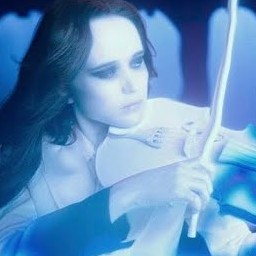
#> input picture data/Vanya.jpg, 256 x 256 px
$ jupyter execute --allow-errors Lesson6.ipynb
#> lines starting #> are read from the running program, lines starting #| are printed output that depends on the picture; after the words box and inside, x2 and y2 are one past the last pixel; in counts of white or black regions, pixels touching at a corner belong together
# Компьютерное зрение
### Часть 2

# Шумы на изображении

[cell 1]
import cv2
import numpy as np
import matplotlib.pyplot as plt

image = cv2.imread('./data/Vanya.jpg', 0)
#> image: shape (256, 256); min 9, max 247, mean 137.5
plt.figure(figsize=(6, 6))
plt.imshow(image, cmap='gray')
plt.show()

### Нормальный (гаусcовый) шум

[cell 2]
def gauss_noise(image):
    row, col = image.shape
#> row = 256; col = 256

    mean = 0
    disp = 0.1
    sigma = disp**0.5
    gauss = np.random.normal(mean, sigma, (row, col)) * 16
    gauss = gauss.reshape(row, col)
    noisy = image + gauss

    return noisy.astype(np.uint8)

[cell 3]
noised = gauss_noise(image)
plt.figure(figsize=(6, 6))
plt.imshow(noised, cmap='gray')
plt.show()

#### Удаление шума

[cell 4]
# Размытие (blur)
# Среднее значение окружающих пикселей
img_blur_3 = cv2.blur(image, (3, 3))
img_blur_7 = cv2.blur(image, (7, 7))
img_blur_11 = cv2.blur(image, (11, 11))

[cell 5]
# Гауссово размытие
blured = cv2.GaussianBlur(noised, (3, 3), 3) # третий аргумент стандартное отклонение ядра Гаусса
plt.figure(figsize=(6, 6))
plt.imshow(blured, cmap='gray')
plt.show()

### Шум Соль и перец

[cell 6]
def salt_and_pepper_noise(image, s_vs_p=0.5, amount=0.004):
#> called with s_vs_p = 0.5, amount = 0.004
    row, col = image.shape
#> row = 256; col = 256
    out = np.copy(image)
    # Salt mode
    num_salt = np.ceil(amount * image.size * s_vs_p)
#> num_salt = 132
    coords = [np.random.randint(0, i - 1, int(num_salt)) for i in image.shape]
    out[tuple(coords)] = 255
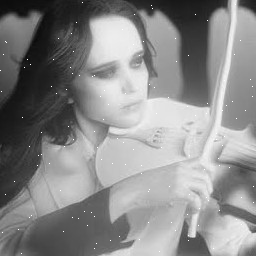
#> out: shape (256, 256); min 9, max 255, mean 137.7

    # Pepper mode
    num_pepper = np.ceil(amount* image.size * (1. - s_vs_p))
#> num_pepper = 132
    coords = [np.random.randint(0, i - 1, int(num_pepper)) for i in image.shape]
    out[tuple(coords)] = 0
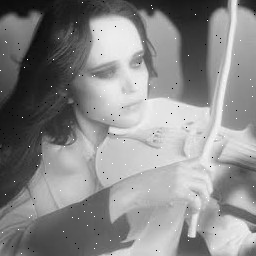
#> out: shape (256, 256); 0.2% of pixels changed, all inside (x1, y1, x2, y2) = (0, 1, 255, 255)
    return out

[cell 7]
noised = salt_and_pepper_noise(image)
plt.figure(figsize=(6, 6))
plt.imshow(noised, cmap='gray')
plt.show()

#### Удаление шума

[cell 8]
# Гауссово размытие
blured = cv2.GaussianBlur(noised, (3, 3), 3)
plt.figure(figsize=(6, 6))
plt.imshow(blured, cmap='gray')
plt.show()

[cell 9]
# Медианный фильтр
blured = cv2.medianBlur(noised, 3)
plt.figure(figsize=(6, 6))
plt.imshow(blured, cmap='gray')
plt.show()

# Детектор границ Канни (Canny)

Края(границы) — это такие кривые на изображении, вдоль которых происходит резкое изменение яркости или других видов неоднородностей.

Проще говоря, край — это резкий переход/изменение яркости.
Причины возникновения краёв:
* изменение освещенности
* изменение цвета
* изменение глубины сцены (ориентации поверхности)

Самым популярным методом выделения границ является детектор границ Кенни.

Хотя работа Кенни была проведена на заре компьютерного зрения (1986), детектор границ Кенни до сих пор является одним из лучших детекторов.

Шаги детектора:
* Убрать шум и лишние детали из изображения
* Рассчитать градиент изображения
* Сделать края тонкими (edge thinning)
* Связать края в контура (edge linking)

Границы на изображении могут находиться в различных направлениях, поэтому алгоритм Кенни использует четыре фильтра для выявления горизонтальных, вертикальных и диагональных границ. Воспользовавшись оператором обнаружения границ (например, оператором Собеля) получается значение для первой производной в горизонтальном направлении (Gу) и вертикальном направлении (Gx).
Из этого градиента можно получить угол направления границы:

    Q=arctan(Gx/Gy)

Угол направления границы округляется до одной из четырех углов, представляющих вертикаль, горизонталь и две диагонали (например, 0, 45, 90 и 135 градусов).
Затем идет проверка того, достигает ли величина градиента локального максимума в соответствующем направлении.

* если угол направления градиента равен нулю, точка будет считаться границей, если её интенсивность больше чем у точки выше и ниже рассматриваемой точки,
* если угол направления градиента равен 90 градусам, точка будет считаться границей, если её интенсивность больше чем у точки слева и справа рассматриваемой точки,
* если угол направления градиента равен 135 градусам, точка будет считаться границей, если её интенсивность больше чем у точек находящихся в верхнем левом и нижнем правом углу от рассматриваемой точки
* если угол направления градиента равен 45 градусам, точка будет считаться границей, если её интенсивность больше чем у точек находящихся в верхнем правом и нижнем левом углу от рассматриваемой точки.

[cell 10]
blured = cv2.GaussianBlur(image, (3, 3), 3)
edges_orig = cv2.Canny(image, 10, 200)
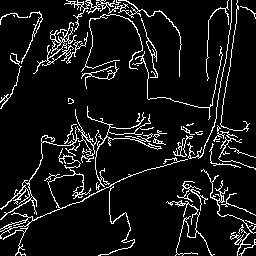
#> edges_orig: shape (256, 256); 8.8% white in thin lines or dots
edges_blur = cv2.Canny(blured, 10, 200)
#> edges_blur: shape (256, 256); 4.5% white in thin lines or dots

plt.figure(figsize=(8, 4))
plt.subplot(1, 2, 1)
plt.imshow(edges_orig, cmap='gray')
plt.subplot(1, 2, 2)
plt.imshow(edges_blur, cmap='gray')
plt.show()

# Аугментация данных

**Аугментация данных** (data augmentation) – это методика создания дополнительных обучающих данных из имеющихся данных. Для достижения хороших результатов глубокие сети должны обучаться на очень большом объеме данных. Следовательно, если исходный обучающий набор содержит ограниченное количество изображений, необходимо выполнить аугментацию, чтобы улучшить результаты модели.

Можно использовать следующие искажения:
* Геометрические (афинные, проективные, ...);
* Яркостные/цветовые;
* Замена фона;
* Искажения, характерные для решаемой задачи: блики, шумы, размытие и т. д.

[cell 11]
image = cv2.imread('./data/Vanya.jpg')[..., ::-1]
#> image: shape (256, 256, 3)
plt.imshow(image)
plt.show()

[cell 12]
### Отражение
plt.figure(figsize=(8, 4))
plt.subplot(1, 2, 1)
plt.imshow(image[::-1])
plt.subplot(1, 2, 2)
plt.imshow(cv2.flip(image, 1))
plt.show()
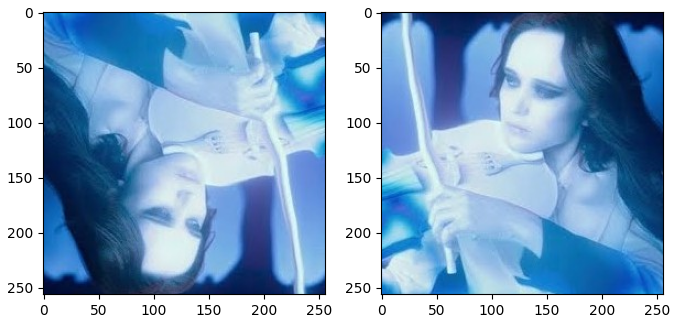
#> figure drawn by matplotlib, 2 panels

[cell 13]
### Изменение размера
result = cv2.resize(image, (256, 128))
plt.imshow(result)
plt.show()

[cell 14]
### Поворот
rot_mat = cv2.getRotationMatrix2D((128, 128), 30, 1.0)
                                 #(center, angle, resize)
result =  cv2.warpAffine(image, rot_mat, (256, 256), flags=cv2.INTER_LINEAR)
#> result: shape (256, 256, 3)
plt.imshow(result)
plt.show()

[cell 15]
# [[cos(a),  sin(a)]
#  [-sin(a), cos(a)]]
rot_mat

[cell 16]
# Случайное образание
np.random.seed(43)
bbox = np.random.randint(0, 128, size=4)  # x, y, w, h
result = image[bbox[1]:bbox[1]+bbox[3], bbox[0]:bbox[0]+bbox[2]]
#> result: shape (49, 127, 3)
plt.imshow(result)
plt.show()

[cell 17]
# Сдвиг по каналам
np.random.seed(42)
rgb_shift = np.random.randint(-128, 128, size=3)
result = image.astype(np.int32) + rgb_shift  # Зачем переводим в np.int32?
#> result: shape (256, 256, 3) int64
result = np.clip(result, 0, 255).astype(np.uint8)  # Обрезаем значения до диапазона 0 - 255
plt.imshow(result)
plt.show()

[cell 18]
print("opencv addition: {}".format(cv2.add(np.uint8([250]),
                                            np.uint8([30]))))
print("opencv subtract: {}".format(cv2.subtract(np.uint8([70]),
                                                np.uint8([100]))))
print("numpy addition: {}".format(np.uint8([250]) + np.uint8([30])))
print("numpy subtract: {}".format(np.uint8([70]) - np.uint8([71])))

[cell 19]
# Изменение яркости, контрастности
alpha, betta = 0.5, 50
result = alpha*image.astype(np.int32) + betta
result = np.clip(result, 0, 255).astype(np.uint8)
plt.imshow(result)
plt.show()

# Сравнение изображений

Задача:
    **Имеются 2 изображения, содержащие объекты. Определить, содержат ли изображения одинаковые объекты?**

## Прямое сопоставление (корреляция)

$$
R(x, y) = {{\sum_{x', y'}T(x', y')*I(x+x', y+y')} \over \sqrt{\sum_{x', y'}T^2(x', y')\sum_{x', y'}I^2(x+x', y+y')}}
$$

[cell 20]
template = image[175:225, 75:120].copy()
plt.figure(figsize=(1, 1))
plt.imshow(template)
plt.show()

[cell 21]
match = cv2.matchTemplate(image, template, cv2.TM_CCORR_NORMED)
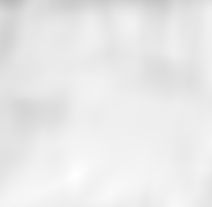
#> match: shape (207, 212) float32; min 0.734, max 1, mean 0.918
plt.imshow(match, cmap='hot')
plt.colorbar()
plt.show()
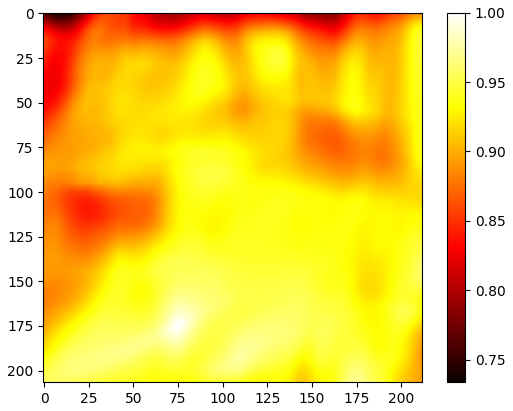
#> figure drawn by matplotlib, 2 panels

# Локальные особенности

Этапы работы с локальными особенностями:
* Извлечение признаков или выделение областей с локальными особенностями
* Описание признаков, хорактерных для выбранных особенностей
* Сравнение признаков между собой

Необходимые требования к особенностям:
* Повторяемость (не зависит от ракурса, освещения и т.п.)
* Значимость (уникальное описание для точек)
* Локальность (маленькая площадь)

В качестве локальных особенностей в основном используюут **углы** и **пятна**

## Детектор углов Харриса

[cell 22]
gray = cv2.cvtColor(image, cv2.COLOR_BGR2GRAY)
# find Harris corners
gray = np.float32(gray)
dst = cv2.cornerHarris(gray,2,3,0.04)
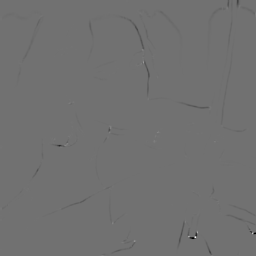
#> dst: shape (256, 256) float32; min -4892420, max 6084358.5, mean -13333; drawn with min black and max white
# img: входное изображение, должно быть в оттенках серого и типом float32
# blockSize: размер области, рассматриваемой для обнаружения угла.
# ksize: параметр "апертуры" производной Собеля
# k: Свободные параметр детектора Харриса в уравнении
#> (the rest of this cell did not finish here and is left out)

# Описание локальных особенностей

https://docs.opencv.org/4.x/da/df5/tutorial_py_sift_intro.html

[cell 23]
gray = cv2.cvtColor(image, cv2.COLOR_BGR2GRAY)
# Scale Invariant Feature Transform
# список (х,y,σ) значений
sift = cv2.SIFT_create()
kp = sift.detect(gray, None)
#> kp = 188 keypoints; strongest (x, y, size): (112, 37, 31.9), (192, 234, 5), (35, 18, 8.8), (20, 29, 21.6)
#descriptors = sift.compute()
result = image.copy()
result = cv2.drawKeypoints(gray, kp, result)
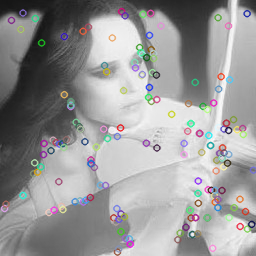
#> result: shape (256, 256, 3); mean R, G, B 152.4, 152, 152.4
plt.imshow(result, cmap='gray')
plt.show()

Now keypoint descriptor is created. A 16x16 neighbourhood around the keypoint is taken. It is divided into 16 sub-blocks of 4x4 size. For each sub-block, 8 bin orientation histogram is created. So a total of 128 bin values are available. It is represented as a vector to form keypoint descriptor.


[cell 24]
# ORB - это в основном слияние детектора ключевых точек FAST и
# дескриптора BRIEF со многими модификациями для повышения производительности
# SIFT и SURF запатентованы, и вы должны платить им за их использование. Но не за ORB )
gray = cv2.cvtColor(image, cv2.COLOR_BGR2GRAY)
sift = cv2.ORB_create()
kp = sift.detect(gray, None)
#> kp = 261 keypoints; strongest (x, y, size): (110, 130, 37.2), (111, 130, 44.6), (140, 48, 37.2), (110, 128, 31)

result = image.copy()
result = cv2.drawKeypoints(gray, kp, result)
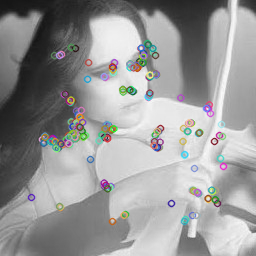
#> result: shape (256, 256, 3); mean R, G, B 152.2, 152.4, 152.2
plt.imshow(result, cmap='gray')
plt.show()

[cell 25]
gray = cv2.cvtColor(image, cv2.COLOR_BGR2GRAY)
sift = cv2.BRISK_create() # производный от алгоритма Fast
kp = sift.detect(gray, None)
#> kp = 88 keypoints; strongest (x, y, size): (194, 236, 12.5), (141, 48, 13.8), (140, 47, 19.5), (110, 129, 17.9)

result = image.copy()
result = cv2.drawKeypoints(gray, kp, result)
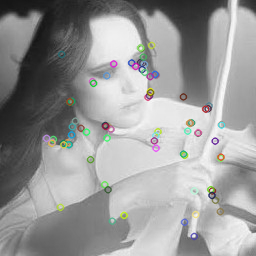
#> result: shape (256, 256, 3); mean R, G, B 153.1, 153.5, 152.9
plt.imshow(result, cmap='gray')
plt.show()

$ run again, with images/detect.png saved as data/Vanya.jpg
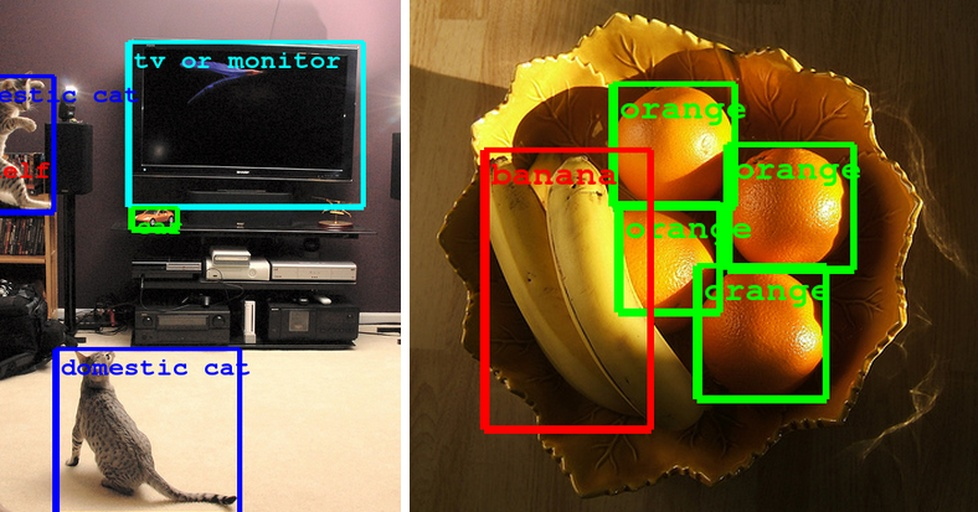
#> input picture images/detect.png, 978 x 512 px
#> `edges_orig = cv2.Canny(image, 10, 200)`:
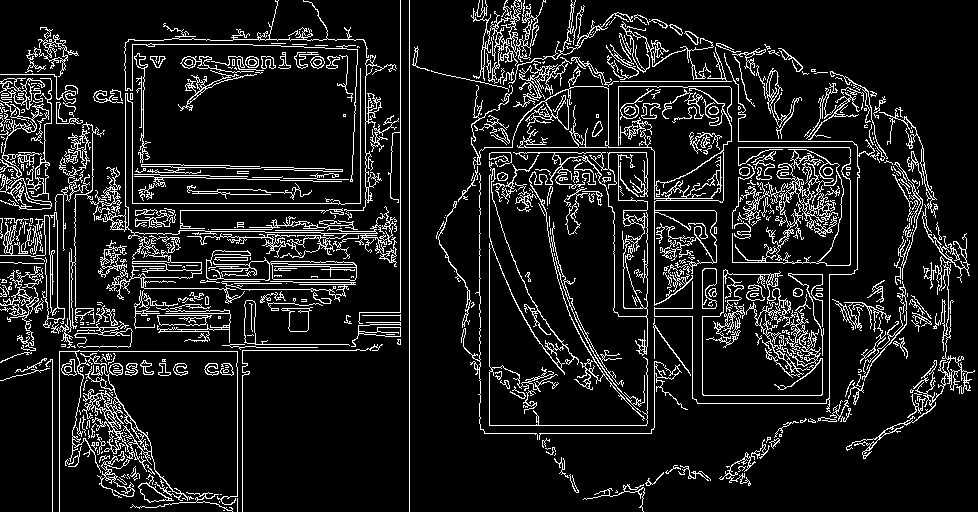
#> edges_orig: shape (512, 978); 11% white in thin lines or dots
#> edges_blur: shape (512, 978); 6.2% white in thin lines or dots
#> `kp = sift.detect(gray, None)`: kp = 1966 keypoints; strongest (x, y, size): (399, 342, 2.9), (247, 172, 2), (272, 66, 3.1), (250, 306, 8.1)
#> `kp = sift.detect(gray, None)`: kp = 500 keypoints; strongest (x, y, size): (398, 329, 37.2), (399, 328, 31), (314, 62, 31), (249, 62, 31)
#> `kp = sift.detect(gray, None)`: kp = 2873 keypoints; strongest (x, y, size): (329, 301, 13.1), (238, 172, 12), (144, 169, 12.2), (252, 302, 26.5)
#> `result = cv2.drawKeypoints(gray, kp, result)`:
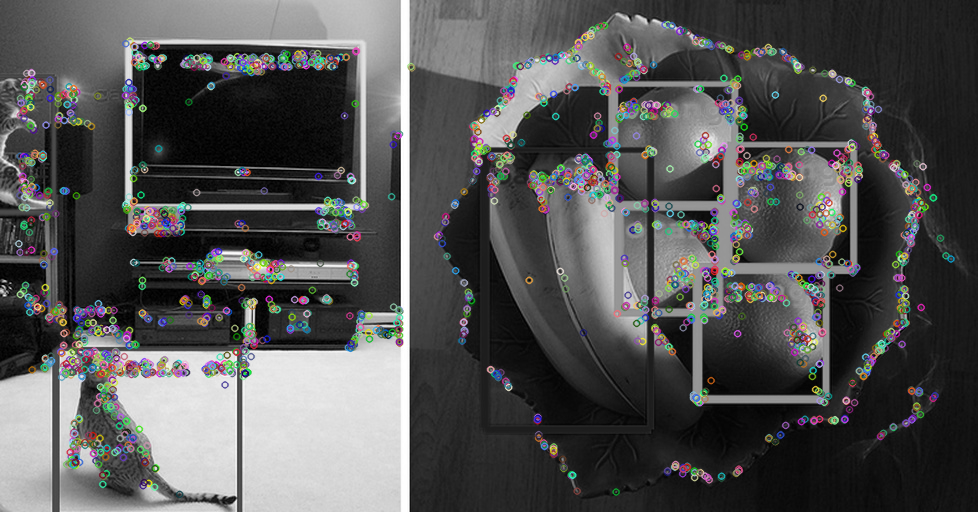
#> result: shape (512, 978, 3); mean R, G, B 83.2, 83.4, 83.3
